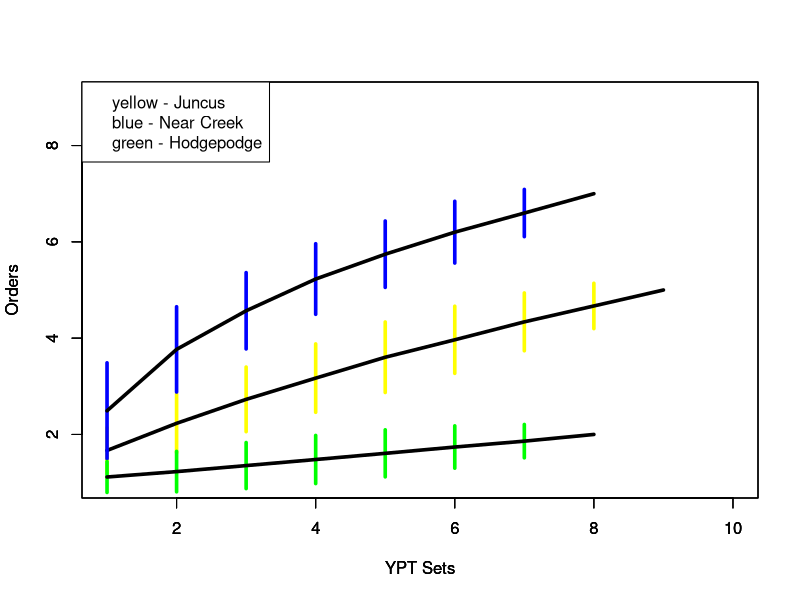
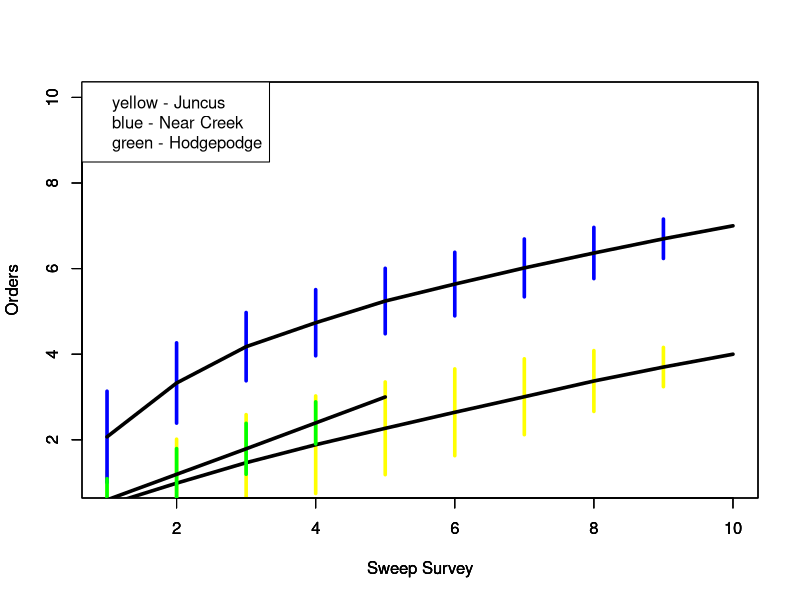
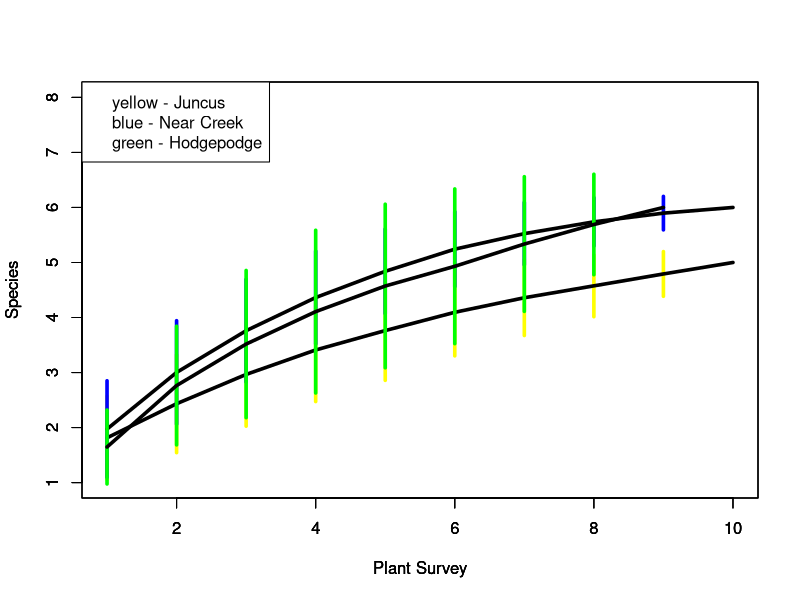
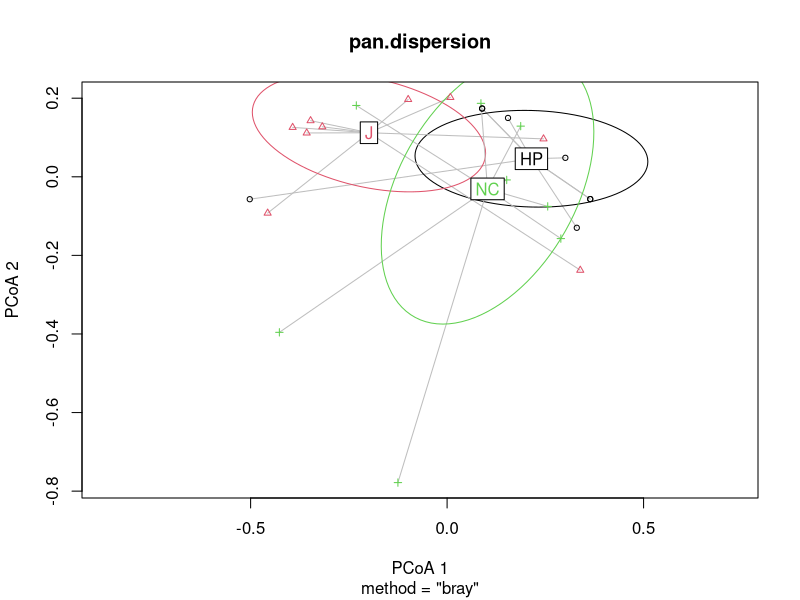
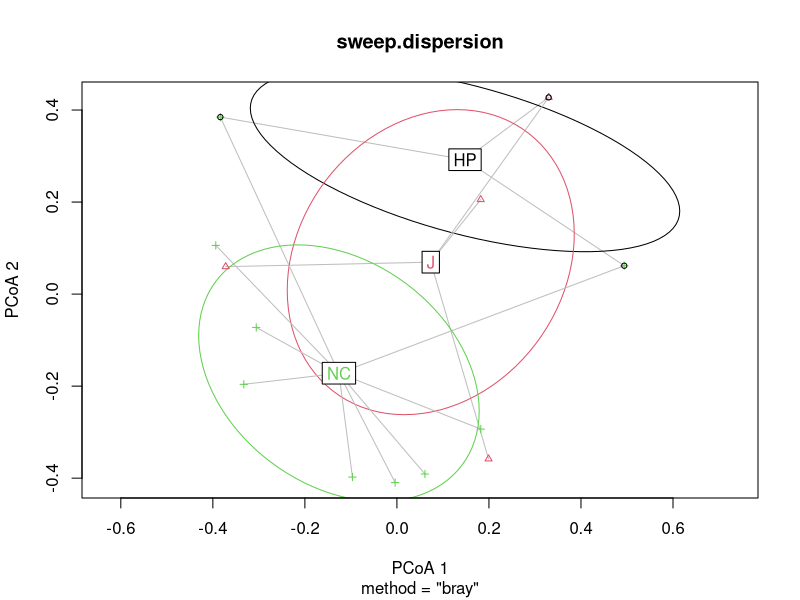
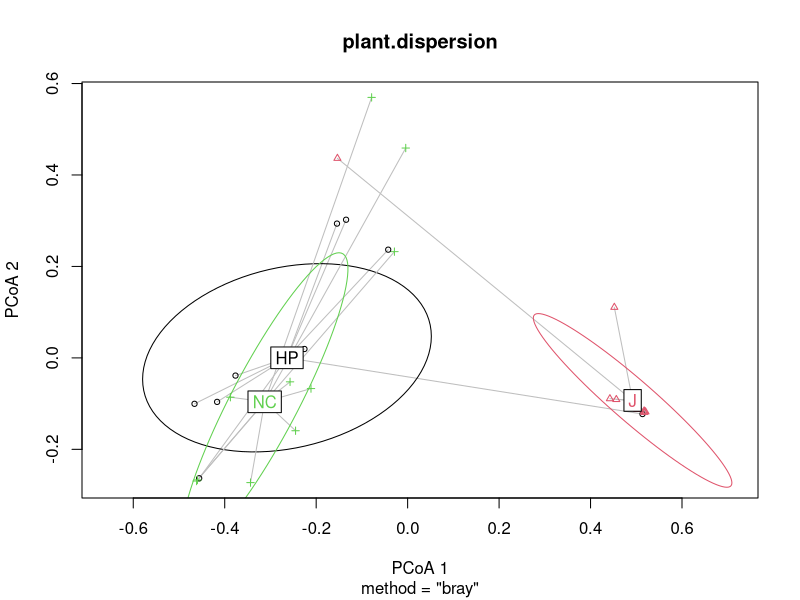

The R script that drew these images, in order: (Note: this script raises an error after producing the figures.)
## ---- chunk 1
knitr::opts_chunk$set(echo = TRUE)
## ---- chunk 2
library(vegan)
library(ggplot2)
library(tidyr)
library(plyr)
library(mgcv)
library(randomForest)
require(caTools)
library(reshape2)

#source('C:/Users/jeffr/Documents/School/MATH 6315/traditionalForwardBackward_lm.R')
#source('C:/Users/jeffr/Documents/School/MATH 6315/diagPlots.R')
#source('C:/Users/jeffr/Documents/School/MATH 6315/augPairs.R')

df1 <- read.csv("pan_fix.csv")
  
df2 <- read.csv("sweep_fix.csv")
  
df3 <- read.csv("vegetationdata_updatedtest.csv")

panmarsh <- df1[df1$Strata == "J",]

panNC <- df1[df1$Strata == "NC",]

panHP <- df1[df1$Strata == "HP",]

sweepjuncus <- df2[df2$Strata == "J",]

sweepNC <- df2[df2$Strata == "NC",]

sweepHP <- df2[df2$Strata == "HP",]

plantmarsh <- df3[df3$Strata == "J",]

plantNC <- df3[df3$Strata == "NC",]

plantHP <- df3[df3$Strata == "HP",]

## ---- chunk 3

juncuspmat <- as.matrix(panmarsh[,5:13])

NCpmat <- as.matrix(panNC[,5:13])

HPpmat <- as.matrix(panHP[,5:13])

juncussmat <- as.matrix(sweepjuncus[,5:12])

NCsmat <- as.matrix(sweepNC[,5:12])

HPsmat <- as.matrix(sweepHP[,5:12])

juncusplmat <- as.matrix(plantmarsh[,4:12])

NCplmat <- as.matrix(plantNC[,4:12])

HPplmat <- as.matrix(plantHP[,4:12])

## ---- chunk 4

juncusprar<- specaccum(juncuspmat, method = "random", permutations = 999, conditioned = TRUE, gamma = "jack1")
NCprar<- specaccum(NCpmat, method = "random", permutations = 999, conditioned = TRUE, gamma = "jack1")
HPprar<- specaccum(HPpmat, method = "random", permutations = 999, conditioned = TRUE, gamma = "jack1")

plot(juncusprar, add = FALSE, ci = 1, ci.type = c("bar", "line", "polygon"), 
     col = par("fg"), ci.col = "yellow", ci.lty = 1, lwd= 3.5, xlim = c(1,10),
     ylim = c(1,9), xlab = "YPT Sets", ylab = "Orders")
par(new = TRUE)
plot(NCprar, add = FALSE, ci = 1, ci.type = c("bar", "line", "polygon"), 
     col = par("fg"), ci.col = "blue", ci.lty = 1, lwd= 3.5, xlim = c(1,10), 
     ylim = c(1,9), xlab = "YPT Sets", ylab = "Orders")
par(new = TRUE)
plot(HPprar, add = FALSE, ci = 1, ci.type = c("bar", "line", "polygon"), 
     col = par("fg"), ci.col = "green", ci.lty = 1, lwd= 3.5, xlim = c(1,10), 
     ylim = c(1,9), xlab = "YPT Sets", ylab = "Orders")
legend("topleft", legend = c("yellow - Juncus", "blue - Near Creek", "green - Hodgepodge"))

juncusrar<- specaccum(juncussmat, method = "random", permutations = 999, conditioned = TRUE, gamma = "jack1")
NCsrar<- specaccum(NCsmat, method = "random", permutations = 999, conditioned = TRUE, gamma = "jack1")
HPsrar<- specaccum(HPsmat, method = "random", permutations = 999, conditioned = TRUE, gamma = "jack1")

plot(juncusrar, add = FALSE, ci = 1, ci.type = c("bar", "line", "polygon"), 
     col = par("fg"), ci.col = "yellow", ci.lty = 1, lwd= 3.5, xlim = c(1,10),
     ylim = c(1,10), xlab = "Sweep Survey", ylab = "Orders")
par(new = TRUE)
plot(NCsrar, add = FALSE, ci = 1, ci.type = c("bar", "line", "polygon"), 
     col = par("fg"), ci.col = "blue", ci.lty = 1, lwd= 3.5, xlim = c(1,10), 
     ylim = c(1,10), xlab = "Sweep Survey", ylab = "Orders")
par(new = TRUE)
plot(HPsrar, add = FALSE, ci = 1, ci.type = c("bar", "line", "polygon"), 
     col = par("fg"), ci.col = "green", ci.lty = 1, lwd= 3.5, xlim = c(1,10), 
     ylim = c(1,10), xlab = "Sweep Survey", ylab = "Orders")
legend("topleft", legend = c("yellow - Juncus", "blue - Near Creek", "green - Hodgepodge"))

juncusplrar<- specaccum(juncusplmat, method = "random", permutations = 999, conditioned = TRUE, gamma = "jack1")
NCplrar<- specaccum(NCplmat, method = "random", permutations = 999, conditioned = TRUE, gamma = "jack1")
HPplrar<- specaccum(HPplmat, method = "random", permutations = 999, conditioned = TRUE, gamma = "jack1")

plot(juncusplrar, add = FALSE, ci = 1, ci.type = c("bar", "line", "polygon"), 
     col = par("fg"), ci.col = "yellow", ci.lty = 1, lwd= 3.5, xlim = c(1,10),
     ylim = c(1,8), xlab = "Plant Survey", ylab = "Species")
par(new = TRUE)
plot(NCplrar, add = FALSE, ci = 1, ci.type = c("bar", "line", "polygon"), 
     col = par("fg"), ci.col = "blue", ci.lty = 1, lwd= 3.5, xlim = c(1,10), 
     ylim = c(1,8), xlab = "Plant Survey", ylab = "Species")
par(new = TRUE)
plot(HPplrar, add = FALSE, ci = 1, ci.type = c("bar", "line", "polygon"), 
     col = par("fg"), ci.col = "green", ci.lty = 1, lwd= 3.5, xlim = c(1,10), 
     ylim = c(1,8), xlab = "Plant Survey", ylab = "Species")
legend("topleft", legend = c("yellow - Juncus", "blue - Near Creek", "green - Hodgepodge"))
## ---- chunk 5

df1<-na.omit(df1)

pan<-as.matrix(df1[,5:13])
panMETA<-df1[,c(1:4)]
##habitat.sqrt<-sqrt(habitat) #square root transform
pan.dist<-vegdist(pan, method='bray', na.rm = TRUE) #Bray-curtis dissimilarity matrix

df2<-na.omit(df2)

sweep<-as.matrix(df2[,5:12])
##habitat.sqrt<-sqrt(habitat) #square root transform
sweep.dist<-vegdist(sweep, method='bray', na.rm = TRUE) #Bray-curtis dissimilarity matrix

df3<-na.omit(df3)
## check/fix!!

plant<-as.matrix(df3[,4:12])
##habitat.sqrt<-sqrt(habitat) #square root transform
plant.dist<-vegdist(plant, method='bray', na.rm = TRUE) #Bray-curtis dissimilarity matrix
## ---- chunk 6

pan.dispersion <- betadisper(pan.dist, group=df1$Strata)
permutest(pan.dispersion)
plot(pan.dispersion, hull=FALSE, ellipse=TRUE)

sweep.dispersion <- betadisper(sweep.dist, group=df2$Strata)
permutest(sweep.dispersion)
plot(sweep.dispersion, hull=FALSE, ellipse=TRUE)

plant.dispersion <- betadisper(plant.dist, group=df3$Strata)
permutest(plant.dispersion)
plot(plant.dispersion, hull=FALSE, ellipse=TRUE)
## ---- chunk 7
panPERM<-adonis2(pan.dist~Strata, data=df1, permutations = 999, method = "bray", strata="PLOT")
panPERM

simper_pan<-simper(pan, panMETA$Strata, permutations = 999)
summary(simper_pan, ordered=TRUE, digits=max(3))

sweepPERM<-adonis2(sweep.dist~Strata, data=df2, permutations = 999, method = "bray", strata="PLOT")
sweepPERM

plantPERM<-adonis2(plant.dist~Strata, data=df3, permutations = 999, method = "bray", strata="PLOT")
plantPERM
## ---- chunk 8
# skip this part?
df3<-na.omit(df3)

habitat<-as.matrix(df3[,16:42])
habitat.sqrt<-sqrt(habitat) #square root transform
habitat.dist<-vegdist(habitat.sqrt, method='bray', na.rm = TRUE) #Bray-curtis dissimilarity matrix

habitatPERM<-adonis2(habitat.dist~habitat, data=df2, permutations = 999, method = "bray", strata="PLOT")
habitatPERM

habitatMETA<-df3[,c(1:15)]

simper_habitat<-simper(habitat, habitatMETA$habitat, permutations = 999)
summary(simper_habitat, ordered=TRUE, digits=max(3))
